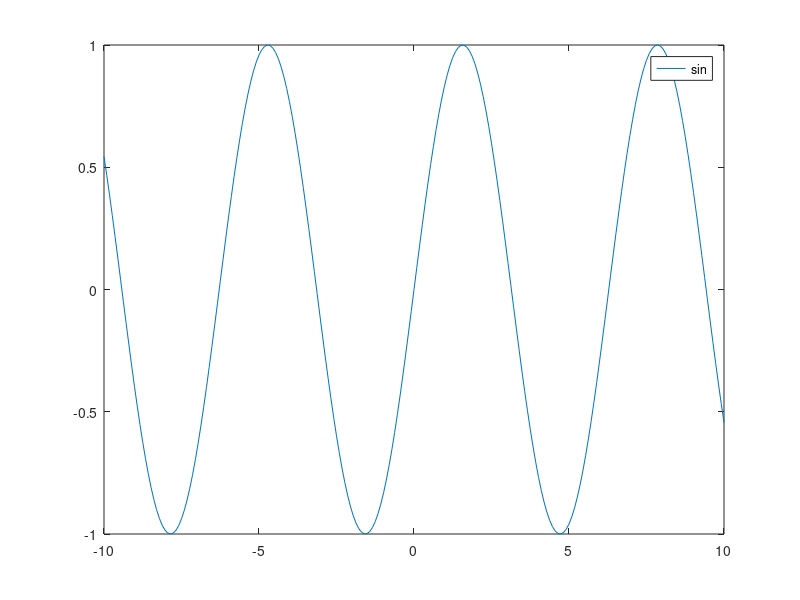
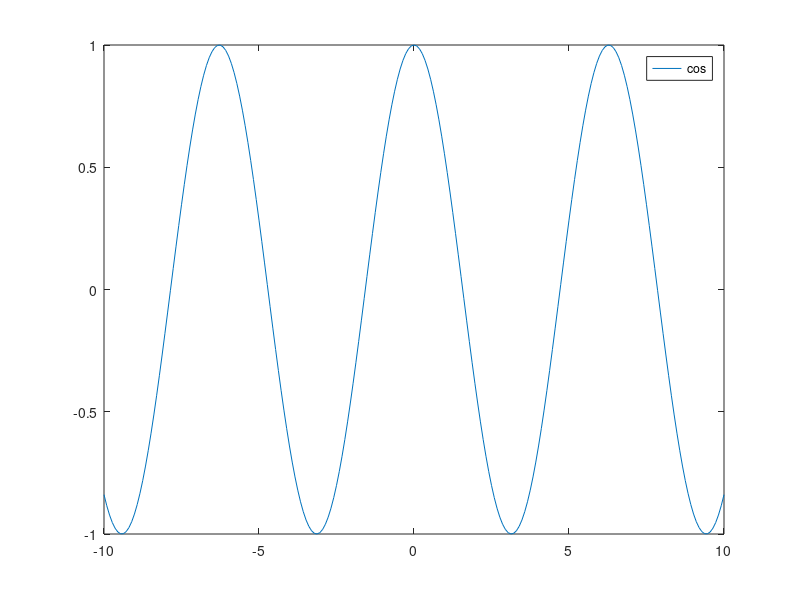

Recreate these plots in MATLAB, in order.
figure (1);
     fplot (@sin, [-10, 10]);
     input('(press any key to continue)');
figure (2);
     fplot (@cos, [-10, 10]);